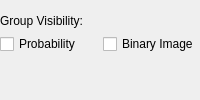
<?xml version="1.0" encoding="UTF-8"?>
<ui version="4.0">
 <class>Form</class>
 <widget class="QWidget" name="Form">
  <property name="windowTitle">
   <string>Form</string>
  </property>
  <layout class="QGridLayout" name="gridLayout_2">
   <property name="leftMargin">
    <number>0</number>
   </property>
   <property name="topMargin">
    <number>13</number>
   </property>
   <property name="rightMargin">
    <number>0</number>
   </property>
   <property name="bottomMargin">
    <number>0</number>
   </property>
   <item row="0" column="0">
    <layout class="QGridLayout" name="gridLayout">
     <item row="0" column="0">
      <widget class="QLabel" name="label">
       <property name="text">
        <string>Group Visibility:</string>
       </property>
      </widget>
     </item>
     <item row="1" column="0">
      <widget class="QCheckBox" name="checkShowPredictions">
       <property name="text">
        <string>Probability</string>
       </property>
      </widget>
     </item>
     <item row="1" column="1">
      <widget class="QCheckBox" name="checkShowBinaryImage">
       <property name="text">
        <string>Binary Image</string>
       </property>
      </widget>
     </item>
    </layout>
   </item>
   <item row="1" column="0">
    <widget class="ViewerControls" name="viewerControls" native="true">
     <property name="autoFillBackground">
      <bool>false</bool>
     </property>
    </widget>
   </item>
  </layout>
 </widget>
 <customwidgets>
  <customwidget>
   <class>ViewerControls</class>
   <extends>QWidget</extends>
   <header>ilastik.widgets.viewerControls</header>
  </customwidget>
 </customwidgets>
 <resources/>
 <connections/>
</ui>
